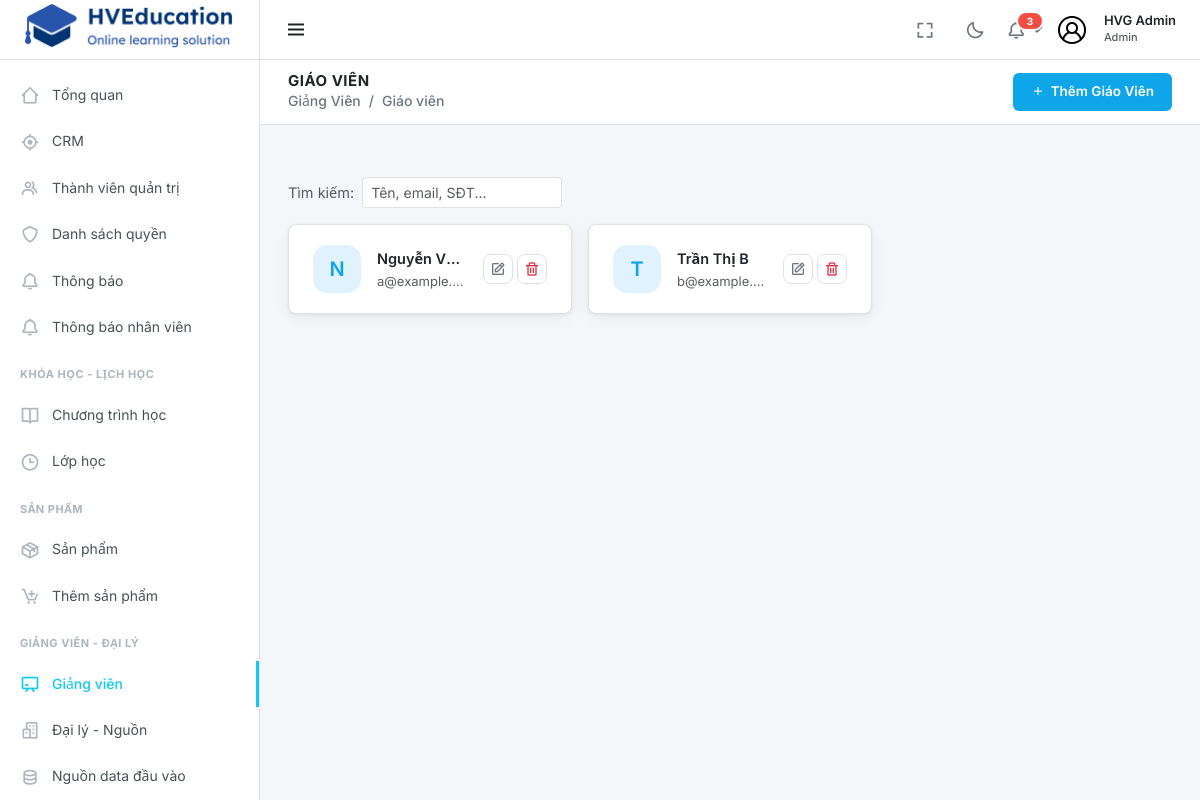
/admin/pages/instructors/teachers.php (signed in), run on the app's committed database.
### tables this page shows
CREATE TABLE `teachers` (
  `id` int(11) NOT NULL,
  `name` varchar(120) NOT NULL,
  `phone` varchar(20) DEFAULT NULL,
  `email` varchar(180) DEFAULT NULL,
  `bio` text DEFAULT NULL
);

### admin/pages/instructors/teachers.php (called while the page is built, shortened)
<?php
require_once __DIR__ . '/../../../config/db.php';
try {
    $teachers = $pdo->query("SELECT * FROM teachers ORDER BY name")->fetchAll();
} catch (Exception $e) { $teachers = []; }
require_once __DIR__ . '/../../html/pages/instructors/teachers.php';

### admin/html/pages/instructors/teachers.php (the view, shortened to what this page needs)
<?php
require_once __DIR__ . '/../../../../config/db.php';
try {
    $teachers = $pdo->query("SELECT * FROM teachers ORDER BY name ASC")->fetchAll();
} catch (PDOException $e) {
    die("Lỗi truy vấn: " . $e->getMessage());
}
require_once __DIR__ . '/../../layouts/header.php';
require_once __DIR__ . '/../../layouts/sidebar.php';
$pageAction = <<<HTML
<button class="btn-primary-custom" data-bs-toggle="modal" data-bs-target="#modalTeacher" onclick="resetTeacherForm()">
    <i class='bx bx-plus'></i> Thêm Giáo Viên
</button>
HTML;
?>
<div class="main-area">
    <?php require_once __DIR__ . '/../../layouts/topbar.php'; ?>
    <main class="page-content">
        <div class="d-flex justify-content-between align-items-center mb-3">
            <div class="d-flex align-items-center gap-2 text-muted fs-14">
                <span>Tìm kiếm:</span>
                <input type="text" class="form-control form-control-sm" style="width:200px;" id="cardSearch" placeholder="Tên, email, SĐT...">
            </div>
        </div>
        <div class="row g-3" id="teachersContainer">
            <?php if ($teachers): foreach ($teachers as $t): ?>
            <div class="col-sm-6 col-xl-4">
                <div class="content-card">
                    <div class="content-card-body d-flex align-items-center gap-3">
                        <div class="avatar-circle flex-shrink-0" style="width:48px;height:48px;border-radius:14px;font-size:20px;background:var(--primary-light);color:var(--primary);display:flex;align-items:center;justify-content:center;font-weight:600">
                            <?= strtoupper(substr($t['name'],0,1)) ?>
                        </div>
                        <div class="flex-1 overflow-hidden">
                            <div class="fw-semibold text-truncate"><?= htmlspecialchars($t['name']) ?></div>
                            <div class="fs-13 text-muted text-truncate"><?= htmlspecialchars($t['email'] ?? '') ?></div>
                        </div>
                        <div class="d-flex gap-1 ms-auto">
                            <button class="btn-icon" onclick="editTeacher(<?= htmlspecialchars(json_encode($t)) ?>)">
                                <i class='bx bx-edit'></i>
                            </button>
                            <button class="btn-icon text-danger" onclick="deleteTeacher(<?= $t['id'] ?>)">
                                <i class='bx bx-trash'></i>
                            </button>
                        </div>
                    </div>
                </div>
            </div>
            <?php endforeach; else: ?>
            <div class="col-12">
                <div class="content-card content-card-body text-center py-5 text-muted">Chưa có giáo viên nào</div>
            </div>
            <?php endif; ?>
        </div>
    </main>
</div>
<?php
require_once __DIR__ . '/../../layouts/footer.php';
?>

### admin/css/admin.css (style rules this page uses)
:root { --primary: #0ea5e9; --primary-dark: #0284c7; --primary-light: #e0f2fe; --accent: #00c09d; --accent-dark: #00a786; --success: #10b981; --warning: #f59e0b; --danger: #f87171; --danger-light: #fee2e2; --bg-main: #f4f6f9; --bg-card: #ffffff; --text-dark: #212529; --text-muted: #6c757d; --border: #dee2e6; --sidebar-w: 260px; --sidebar-w-col: 72px; --topbar-h: 60px; --radius-card: 8px; --radius-btn: 6px; --shadow-card: 0 1px 3px rgba(0, 0, 0, .06), 0 4px 16px rgba(0, 0, 0, .05); --shadow-top: 0 1px 4px rgba(0, 0, 0, .08); --transition: all 0.22s ease; }
*, *::before, *::after { box-sizing: border-box; }
body { font-family: 'Inter', system-ui, -apple-system, sans-serif; background: var(--bg-main); color: var(--text-dark); font-size: 14.5px; line-height: 1.6; margin: 0; overflow-x: hidden; }
.main-area { flex: 1; margin-left: var(--sidebar-w); min-height: 100vh; display: flex; flex-direction: column; transition: margin-left 0.22s ease; }
.avatar-circle { width: 30px; height: 30px; background: var(--primary); color: #fff; border-radius: 8px; font-size: 13px; font-weight: 700; display: flex; align-items: center; justify-content: center; }
.page-content { padding: 28px 28px; flex: 1; }
.content-card { background: var(--bg-card); border-radius: var(--radius-card); box-shadow: var(--shadow-card); border: 1px solid var(--border); overflow: hidden; }
.content-card-body { padding: 20px 24px; }
.btn-primary-custom { background: var(--primary); color: #fff; border: none; border-radius: var(--radius-btn); padding: 8px 18px; font-size: 13.5px; font-weight: 600; cursor: pointer; transition: var(--transition); display: inline-flex; align-items: center; gap: 6px; }
.btn-icon { width: 30px; height: 30px; border-radius: 8px; border: 1px solid var(--border); background: transparent; display: inline-flex; align-items: center; justify-content: center; font-size: 16px; cursor: pointer; transition: var(--transition); color: var(--text-muted); }
.fw-semibold { font-weight: 600 !important; }
.fs-13 { font-size: 13px !important; }

### data on the page
teachers: name "N", name "Nguyễn V…", email "a@example.…"
teachers: name "T", name "Trần Thị B", email "b@example.…"

### other printed values
$item['label'] "Tổng quan"
$item['label'] "CRM"
$item['label'] "Thành viên quản trị"
$item['label'] "Danh sách quyền"
$item['label'] "Thông báo"
$item['label'] "Thông báo nhân viên"
$item['section'] "KHÓA HỌC - LỊCH HỌC"
$item['label'] "Chương trình học"
$item['label'] "Lớp học"
$item['section'] "SẢN PHẨM"
$item['label'] "Sản phẩm"
$item['label'] "Thêm sản phẩm"
$item['section'] "GIẢNG VIÊN - ĐẠI LÝ"
$item['label'] "Giảng viên"
$item['label'] "Đại lý - Nguồn"
